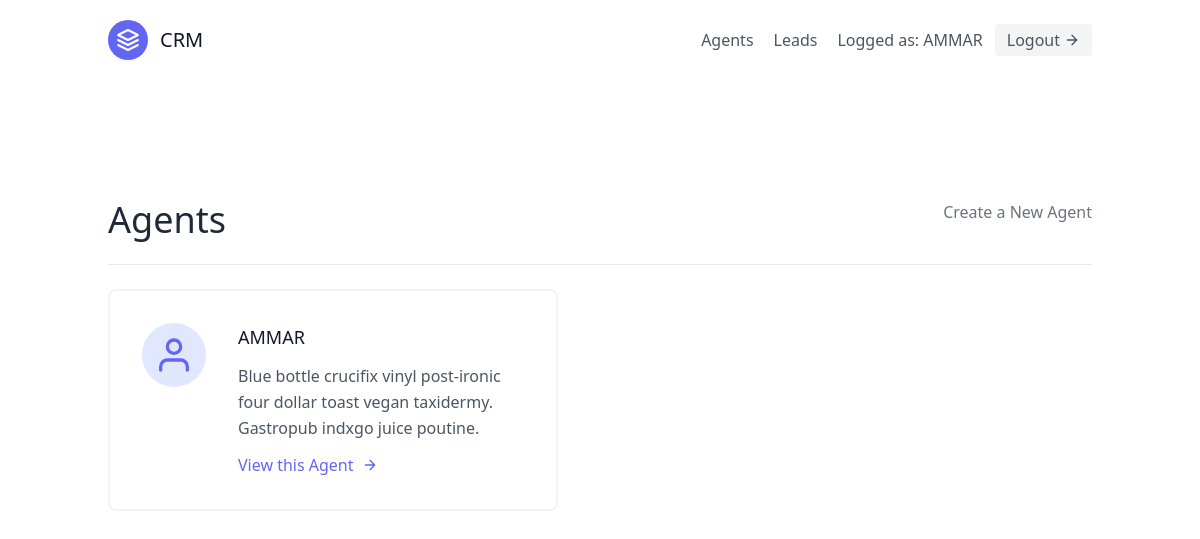
The page /agents/ (signed in) on the database as committed earlier.
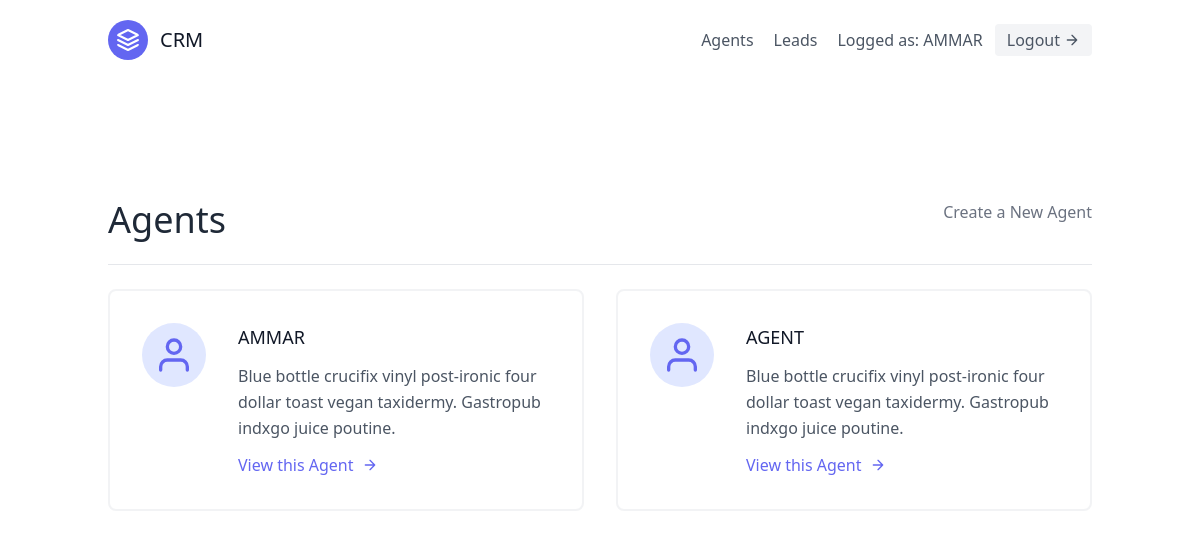
The same page on the database as committed later.
### leads/models.py (models this page shows, shortened)
class Agent(models.Model):
    user = models.OneToOneField(User,on_delete=models.CASCADE)
    organization = models.ForeignKey(UserProfile,on_delete=models.CASCADE)

class User(AbstractUser):
    is_organisor = models.BooleanField(default=True)
    is_agent = models.BooleanField(default=False)

### agents/views.py (the view)
# urls.py: path('',views.AgentListView.as_view(),name='agent-list'),
class AgentListView(OrganisorLoginRequiredMixin,generic.ListView):
    template_name = 'agents/agent-list.html'
    context_object_name = 'agents'
    def get_queryset(self):
        organization = self.request.user.userprofile
        return Agent.objects.filter(organization=organization)

### agents/mixins.py (called while the page is built)
    def dispatch(self, request, *args, **kwargs):
        if not request.user.is_authenticated or not request.user.is_organisor:
            return redirect('leads:lead-list')
        return super().dispatch(request, *args, **kwargs)

### agents/templates/agents/agent-list.html
{% extends 'base.html' %}
{% block content %}
<section class="text-gray-600 body-font">
    <div class="container px-5 py-24 mx-auto flex flex-wrap">
        <div class='w-full mb-6 py-6 flex justify-between item-center border-b border-gray-200'>
        <div>
            <h1 class='text-4xl text-gray-800'>Agents</h1>
        </div>
        <div>
            <a class='text-gray-500 hover:text-blue-500' href="{% url 'agents:agent-create' %}">Create a New Agent</a>
        </div>
        </div>
      <div class="flex flex-wrap -m-4">
        {% for agent in agents %}
        <div class="p-4 lg:w-1/2 md:w-full">
          <div class="flex border-2 rounded-lg border-gray-200 border-opacity-50 p-8 sm:flex-row flex-col">
            <div class="w-16 h-16 sm:mr-8 sm:mb-0 mb-4 inline-flex items-center justify-center rounded-full bg-indigo-100 text-indigo-500 flex-shrink-0">
              <svg fill="none" stroke="currentColor" stroke-linecap="round" stroke-linejoin="round" stroke-width="2" class="w-10 h-10" viewBox="0 0 24 24">
                <path d="M20 21v-2a4 4 0 00-4-4H8a4 4 0 00-4 4v2"></path>
                <circle cx="12" cy="7" r="4"></circle>
              </svg>
            </div>
            <div class="flex-grow">
              <h2 class="text-gray-900 text-lg title-font font-medium mb-3">{{agent.user.username | upper}}</h2>
              <p class="leading-relaxed text-base">
                Blue bottle crucifix vinyl post-ironic four dollar toast vegan taxidermy. Gastropub indxgo juice poutine.</p>
              <a href="{% url 'agents:agent-detail' agent.pk %}" class="mt-3 text-indigo-500 inline-flex items-center">
                View this Agent
                <svg fill="none" stroke="currentColor" stroke-linecap="round" stroke-linejoin="round" stroke-width="2" class="w-4 h-4 ml-2" viewBox="0 0 24 24">
                  <path d="M5 12h14M12 5l7 7-7 7"></path>
                </svg>
              </a>
            </div>
          </div>
        </div>
        {% endfor %}
      </div>
    </div>
  </section>
{% endblock content %}

Rows that differ between the two databases and show on the page:
added Agent: user.username "AGENT"
